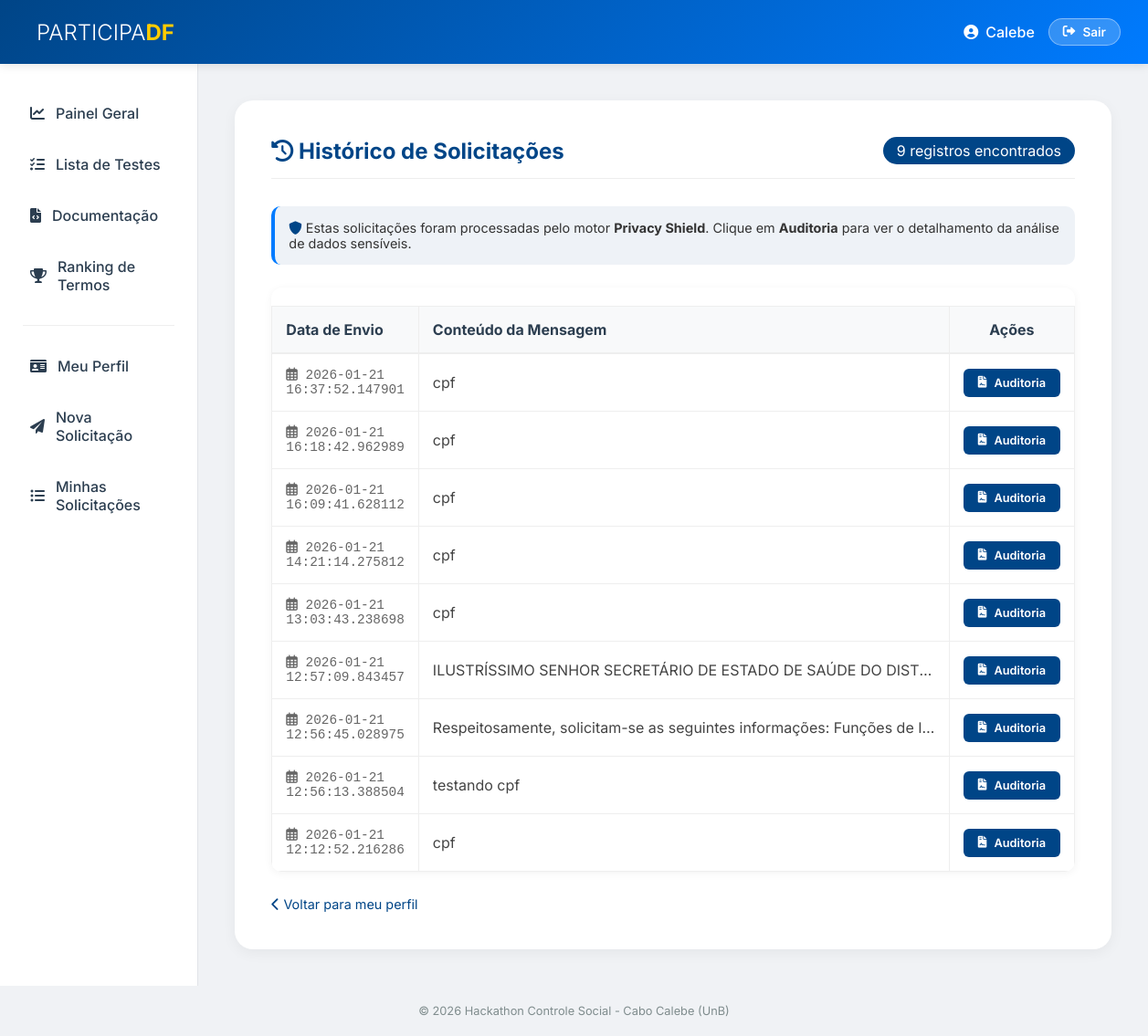
Page /ver_solicitacoes (signed in) on the committed database.
### tables this page shows
CREATE TABLE solicitacoes
    (
        id
        INTEGER
        PRIMARY
        KEY
        AUTOINCREMENT,
        usuario_id
        INTEGER
        NOT
        NULL,
        texto
        TEXT
        NOT
        NULL,
        data_envio
        TIMESTAMP
        DEFAULT
        CURRENT_TIMESTAMP,
        FOREIGN
        KEY
                       (
        usuario_id
                       ) REFERENCES usuarios
                       (
                           id
                       ) );

### src/paginas/real/solicitacao.py (the view)
@solicitacao_bp.route("/ver_solicitacoes")
@login_required
def ver_solicitacoes():
    user_id = session["user_id"]
    conn = sqlite3.connect(obter_caminho_banco())
    cursor = conn.cursor()
    cursor.execute("""
        SELECT texto, data_envio, id
        FROM solicitacoes
        WHERE usuario_id = ?
        ORDER BY data_envio DESC
    """, (user_id,))
    solicitacoes = cursor.fetchall()
    conn.close()
    return render_template("real/pagina_ver_solicitacoes.html", solicitacoes=solicitacoes)

### src/paginas/real/auth.py (called while the page is built)
def login_required(f):
    @wraps(f)
    def decorated_function(*args, **kwargs):
        if "user_id" not in session:  # Use 'user_id' aqui
            flash("Você precisa estar logado para acessar o perfil.", "error")
            return redirect(url_for("auth.login"))
        return f(*args, **kwargs)
    return decorated_function

### src/utils/banco.py (called while the page is built)
def obter_caminho_banco() -> str:
    base_dir = os.path.abspath(os.path.join(os.path.dirname(__file__), "..", ".."))
    dados_dir = os.path.join(base_dir, "dados")
    os.makedirs(dados_dir, exist_ok=True)
    return os.path.join(dados_dir, "banco.db")

### templates/real/pagina_ver_solicitacoes.html (shortened to what this page needs)
{% extends "base.html" %}
{% block main %}
<div style="display: flex; justify-content: space-between; align-items: center; margin-bottom: 30px; border-bottom: 1px solid #eee; padding-bottom: 15px;">
    <h2 style="margin: 0; color: var(--primary);"><i class="fas fa-history"></i> Histórico de Solicitações</h2>
    <span class="badge" style="background: var(--primary); color: white; padding: 5px 15px; border-radius: 20px;">
        {{ solicitacoes|length }} registros encontrados
    </span>
</div>
<div class="info-alert" style="background: #eef2f7; padding: 15px; border-radius: 10px; margin-bottom: 25px; border-left: 4px solid var(--secondary); font-size: 0.9rem; color: #333;">
    <i class="fas fa-shield-alt" style="color: var(--primary);"></i>
    Estas solicitações foram processadas pelo motor <strong>Privacy Shield</strong>. Clique em <strong>Auditoria</strong> para ver o detalhamento da análise de dados sensíveis.
</div>
<div style="background: white; border-radius: 12px; box-shadow: 0 2px 10px rgba(0,0,0,0.05); overflow: hidden;">
    <table class="doc-table" style="width: 100%; border-collapse: collapse;">
        <thead>
            <tr style="background-color: #f8f9fa; text-align: left; border-bottom: 2px solid #eee;">
                <th style="padding: 15px; width: 180px;">Data de Envio</th>
                <th style="padding: 15px;">Conteúdo da Mensagem</th>
                <th style="padding: 15px; width: 180px; text-align: center;">Ações</th>
            </tr>
        </thead>
        <tbody>
            {% if solicitacoes %}
                {% for texto, data, id_real in solicitacoes %}
                <tr style="border-bottom: 1px solid #f0f0f0; transition: background 0.3s;" onmouseover="this.style.backgroundColor='#fafafa'" onmouseout="this.style.backgroundColor='transparent'">
                    <td style="padding: 15px; font-family: 'Courier New', Courier, monospace; color: #666; font-size: 0.9rem;">
                        <i class="far fa-calendar-alt"></i> {{ data }}
                    </td>
                    <td style="padding: 15px;">
                        <div style="max-width: 550px; white-space: nowrap; overflow: hidden; text-overflow: ellipsis; color: #444;" title="{{ texto }}">
                            {{ texto }}
                        </div>
                    </td>
                    <td style="padding: 15px; text-align: center;">
                        <a href="{{ url_for('solicitacao.detalhes_solicitacao', solicitacao_id=id_real) }}"
                           class="btn-primary"
                           style="padding: 8px 16px; font-size: 0.8rem; background: var(--primary); text-decoration: none; border-radius: 6px; display: inline-flex; align-items: center; gap: 8px;">
                            <i class="fas fa-file-contract"></i> Auditoria
                        </a>
                    </td>
                </tr>
                {% endfor %}
            {% endif %}
        </tbody>
    </table>
</div>
<div style="margin-top: 25px;">
    <a href="{{ url_for('perfil.pagina_meu_perfil') }}" style="color: var(--primary); text-decoration: none; font-size: 0.9rem;">
        <i class="fas fa-chevron-left"></i> Voltar para meu perfil
    </a>
</div>
{% endblock %}

### templates/base.html (shortened to what this page needs)
<!doctype html>
<html lang="pt-br">
<head>
    <link rel="stylesheet" href="https://cdnjs.cloudflare.com/ajax/libs/font-awesome/6.0.0/css/all.min.css">
    <link rel="stylesheet" href="{{ url_for('static', filename='css/style.css') }}?v=1.4">
</head>
<body>
<div class="app-container">
    <header class="navbar">
        <div class="navbar-brand">
            <span>PARTICIPA<strong>DF</strong></span>
        </div>
        <div class="navbar-user">
            {% if session.get('user_id') %}
            <div style="display: flex; align-items: center; gap: 15px;">
                <a href="{{ url_for('perfil.pagina_meu_perfil') }}" class="btn-perfil-nav"
                   style="color: white; text-decoration: none; font-weight: 500; display: flex; align-items: center; gap: 8px;">
                    <i class="fas fa-user-circle"></i>
                    <span>{{ session.get('user_name', 'Usuário') }}</span>
                </a>
                <a href="{{ url_for('auth.logout') }}" class="btn-logout"
                   style="background: rgba(255,255,255,0.2); color: white; padding: 6px 15px; border-radius: 20px; text-decoration: none; font-size: 0.85rem; border: 1px solid rgba(255,255,255,0.4);">
                    <i class="fas fa-sign-out-alt"></i> Sair
                </a>
            </div>
            {% else %}
            <a href="{{ url_for('auth.login') }}" class="btn-login"
               style="color: white; text-decoration: none; font-weight: 600;">
                Acessar Sistema
            </a>
            {% endif %}
        </div>
    </header>
    <div class="main-layout">
        <aside class="sidebar">
            <nav class="side-menu">
                <a href="{{ url_for('index.pagina_index') }}" class="nav-item">
                    <i class="fas fa-chart-line"></i> Painel Geral
                </a>
                <a href="{{ url_for('lista_de_testes.pagina_testes') }}" class="nav-item">
                    <i class="fas fa-list-check"></i> Lista de Testes
                </a>
                <a href="{{ url_for('documentacao.pagina_documentacao') }}" class="nav-item">
                    <i class="fas fa-file-code"></i> Documentação
                </a>
                <a href="{{ url_for('ranking_de_testes.pagina_ranking_de_testes') }}" class="nav-item">
                    <i class="fas fa-trophy"></i> Ranking de Termos
                </a>
                {% if session.get('user_id') %}
                <div class="menu-divider" style="height: 1px; background: #eee; margin: 20px 10px;"></div>
                <a href="{{ url_for('perfil.pagina_meu_perfil') }}" class="nav-item">
                    <i class="fas fa-id-card"></i> Meu Perfil
                </a>
                <a href="{{ url_for('solicitacao.pagina_enviar_solicitacao') }}" class="nav-item">
                    <i class="fas fa-paper-plane"></i> Nova Solicitação
                </a>
                <a href="{{ url_for('solicitacao.ver_solicitacoes') }}" class="nav-item">
                    <i class="fas fa-list-ul"></i> Minhas Solicitações
                </a>
                {% endif %}
            </nav>
        </aside>
        <main class="content-area">
            <div class="glass-card">
                {% block main %}{% endblock %}
            </div>
        </main>
    </div>
    <footer class="footer" style="text-align: center; padding: 20px; color: var(--text-muted); font-size: 0.8rem;">
        <p>&copy; 2026 Hackathon Controle Social - Cabo Calebe (UnB)</p>
    </footer>
</div>
</body>
</html>

### static/css/style.css (style rules this page uses)
:root { --primary: #004587; --secondary: #007bff; --success: #2ecc71; --danger: #e74c3c; --warning: #f1c40f; --bg-body: #f0f2f5; --sidebar-bg: #ffffff; --text-main: #2c3e50; --text-muted: #7f8c8d; --shadow: 0 4px 15px rgba(0,0,0,0.05); --transition: all 0.3s cubic-bezier(0.25, 0.8, 0.25, 1); }
* { margin: 0; padding: 0; box-sizing: border-box; }
body { font-family: 'Inter', sans-serif; background-color: var(--bg-body); color: var(--text-main); overflow-x: hidden; }
.app-container { display: flex; flex-direction: column; min-height: 100vh; }
.navbar { height: 70px; background: linear-gradient(135deg, var(--primary), var(--secondary)); color: white; display: flex; justify-content: space-between; align-items: center; padding: 0 30px; box-shadow: 0 2px 10px rgba(0,0,0,0.1); z-index: 1000; }
.navbar-brand { font-size: 1.5rem; font-weight: 300; display: flex; align-items: center; gap: 10px; }
.navbar-brand strong { font-weight: 700; color: #ffcc00; }
.btn-logout, .btn-login, .btn-primary { padding: 10px 20px; border-radius: 25px; text-decoration: none; font-weight: 600; font-size: 0.9rem; transition: var(--transition); border: none; cursor: pointer; display: inline-flex; align-items: center; gap: 8px; }
.btn-primary { background: var(--secondary); color: white; }
.btn-logout { background: rgba(255,255,255,0.15); color: white; border: 1px solid rgba(255,255,255,0.3); }
.main-layout { display: flex; flex: 1; }
.sidebar { width: 260px; background: var(--sidebar-bg); border-right: 1px solid #e1e4e8; padding: 30px 15px; }
.nav-item { display: flex; align-items: center; gap: 12px; padding: 14px 18px; color: var(--text-main); text-decoration: none; font-weight: 500; border-radius: 12px; margin-bottom: 8px; transition: var(--transition); }
.content-area { flex: 1; padding: 40px; max-width: 1400px; }
.glass-card { background: white; border-radius: 20px; padding: 40px; box-shadow: var(--shadow); min-height: 80vh; }
.doc-table { width: 100%; border-collapse: collapse; margin-top: 20px; }
.doc-table th { background: #f8f9fa; padding: 12px; border: 1px solid #eee; }
.doc-table td { padding: 12px; border: 1px solid #eee; background: white; }
.footer { padding: 20px; text-align: center; color: var(--text-muted); font-size: 0.85rem; }

### rows in the picture
solicitacoes: data_envio "2026-01-21 16:37:52.147901", texto "cpf"
solicitacoes: data_envio "2026-01-21 16:18:42.962989", texto "cpf"
solicitacoes: data_envio "2026-01-21 16:09:41.628112", texto "cpf"
solicitacoes: data_envio "2026-01-21 14:21:14.275812", texto "cpf"
solicitacoes: data_envio "2026-01-21 13:03:43.238698", texto "cpf"
solicitacoes: data_envio "2026-01-21 12:57:09.843457", texto "ILUSTRÍSSIMO SENHOR SECRETÁRIO DE ESTADO DE SAÚDE DO DIST…"
solicitacoes: data_envio "2026-01-21 12:56:45.028975", texto "Respeitosamente, solicitam-se as seguintes informações: Funções de I…"
solicitacoes: data_envio "2026-01-21 12:56:13.388504", texto "testando cpf"
solicitacoes: data_envio "2026-01-21 12:12:52.216286", texto "cpf"

### other values in the picture
{{ session.get('user_name', 'Usuário') }} "Calebe"
{{ solicitacoes|length }} "9"
